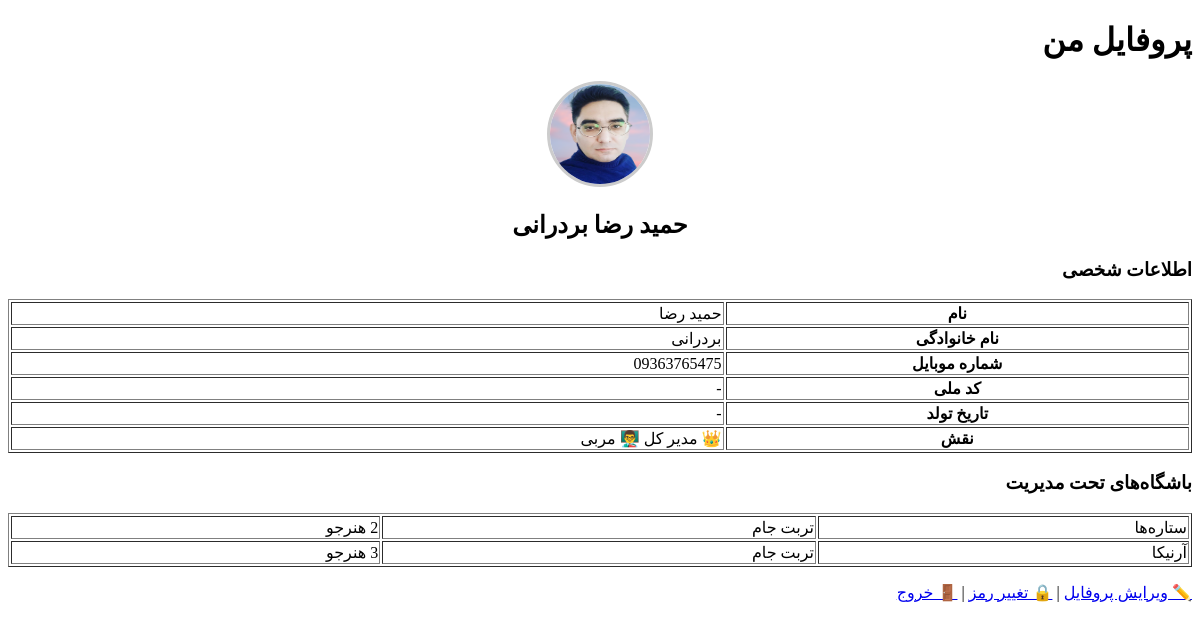
The page /profile/ (signed in) on the database as committed earlier.
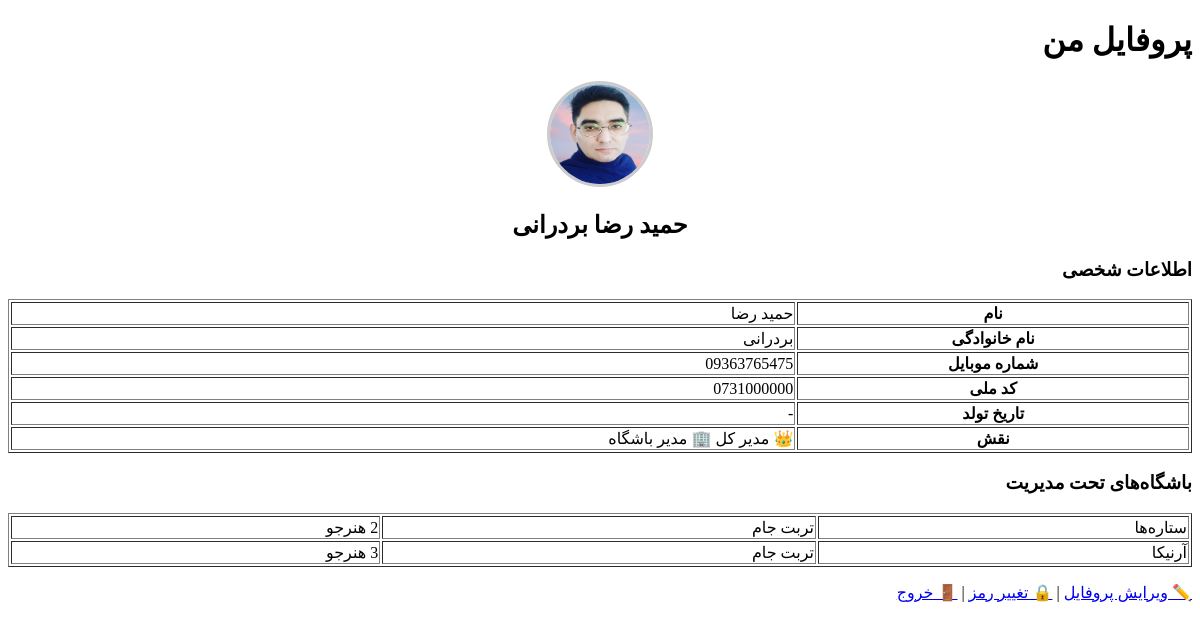
The same page on the database as committed later.
### apps/accounts/models.py (models this page shows, shortened)
class User(AbstractBaseUser, PermissionsMixin):
    phone = models.CharField(max_length=11, unique=True)
    first_name = models.CharField(max_length=100)
    last_name = models.CharField(max_length=100)
    birth_date = jmodels.jDateField('تاریخ تولد', null=True, blank=True)
    national_code = models.CharField(max_length=10, blank=True, null=True)
    avatar = models.ImageField(upload_to='avatars/', blank=True, null=True)
    is_super_manager = models.BooleanField(default=False)
    is_club_manager = models.BooleanField(default=False)
    is_instructor = models.BooleanField(default=False)
    is_active = models.BooleanField(default=True)
    is_staff = models.BooleanField(default=False)
    created_at = models.DateTimeField(auto_now_add=True)
    updated_at = models.DateTimeField(auto_now=True)
    objects = UserMnaager()
    USERNAME_FIELD = 'phone'
    REQUIRED_FIELDS = ['first_name', 'last_name']
    class Meta:
        verbose_name = 'کاربر'
        verbose_name_plural = 'کاربرها'
    def get_full_name(self):
        return f'{self.first_name} {self.last_name}'

### apps/accounts/views.py (the view)
# urls.py: path('profile/', views.ProfileView.as_view(), name='profile'),
class ProfileView(LoginRequiredMixin, TemplateView):
    template_name = 'accounts/profile.html'
    def get_context_data(self, **kwargs):
        context = super().get_context_data(**kwargs)
        user = self.request.user
        try:
            student = user.student_profile
            context['student'] = student
        except:
            context['student'] = None
        if user.is_super_manager or user.is_club_manager:
            context['managed_clubs'] = Club.objects.filter(memberships__user=user, is_active=True)
        return context

### templates/accounts/profile.html (shortened to what this page needs)
{% extends 'base.html' %}
{% load jformat %}
{% block content %}
<h1>پروفایل من</h1>
<p style="text-align:center;">
    {% if user.avatar %}
    <img src="{{ user.avatar.url }}" width="100" height="100" style="border-radius:50%;border:3px solid #ccc;">
    {% else %}
    <span style="font-size:80px;">👤</span>
    {% endif %}
</p>
<h2 style="text-align:center;">{{ user.get_full_name }}</h2>
<h3>اطلاعات شخصی</h3>
<table border="1" width="100%">
    <tr><th>نام</th><td>{{ user.first_name }}</td></tr>
    <tr><th>نام خانوادگی</th><td>{{ user.last_name }}</td></tr>
    <tr><th>شماره موبایل</th><td>{{ user.phone }}</td></tr>
    <tr><th>کد ملی</th><td>{{ user.national_code|default:"-" }}</td></tr>
    <tr><th>تاریخ تولد</th><td>{{ user.birth_date|jformat:"%Y/%m/%d"|default:"-" }}</td></tr>
    <tr><th>نقش</th><td>
        {% if user.is_super_manager %}👑 مدیر کل{% endif %}
        {% if user.is_club_manager %}🏢 مدیر باشگاه{% endif %}
        {% if user.is_instructor %}👨‍🏫 مربی{% endif %}
    </td></tr>
</table>
{% if managed_clubs %}
<h3>باشگاه‌های تحت مدیریت</h3>
<table border="1" width="100%">
    {% for club in managed_clubs %}
    <tr><td>{{ club.name }}</td><td>{{ club.city.name }}</td><td>{{ club.students.count }} هنرجو</td></tr>
    {% endfor %}
</table>
{% endif %}
<p>
    <a href="{% url 'accounts:profile_edit' %}">✏️ ویرایش پروفایل</a> |
    <a href="{% url 'accounts:password_change' %}">🔒 تغییر رمز</a> |
    <a href="{% url 'accounts:logout' %}">🚪 خروج</a>
</p>
{% endblock %}

Rows that differ between the two databases and show on the page:
changed User "حمید رضا بردرانی": national_code "-" → "0731000000"
Other text that changed with them:
text no longer shown: "👨‍🏫 مربی"
text now shown: "🏢 مدیر باشگاه"
